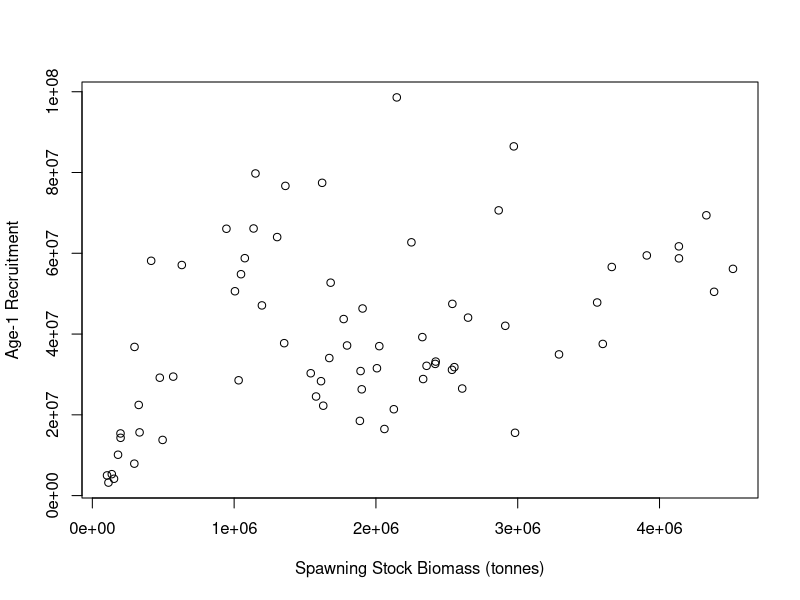
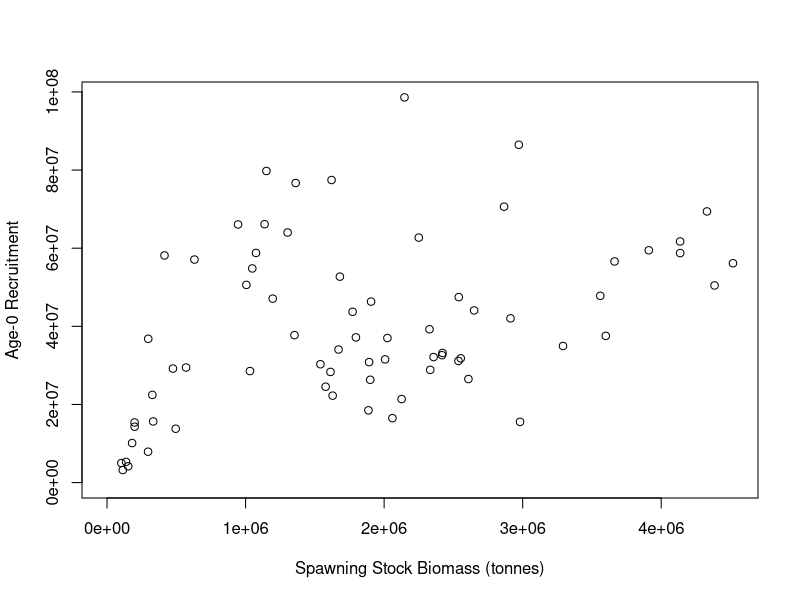
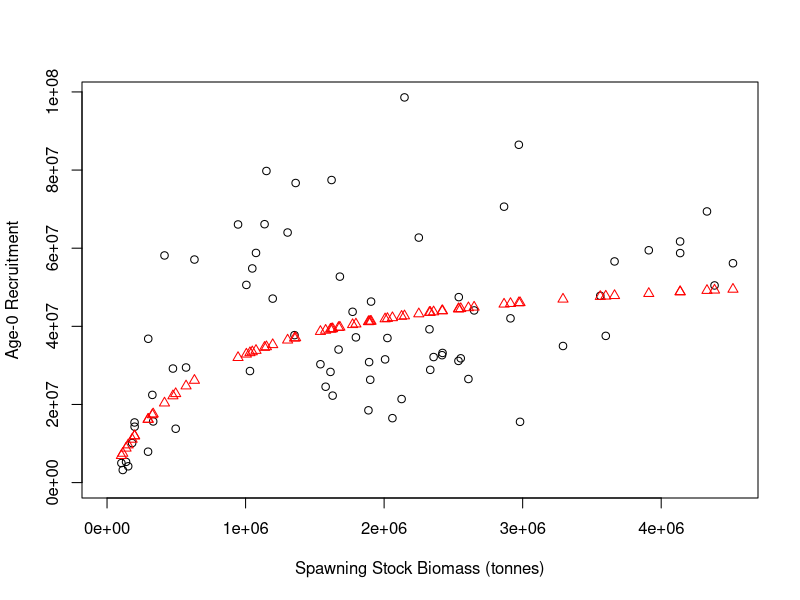
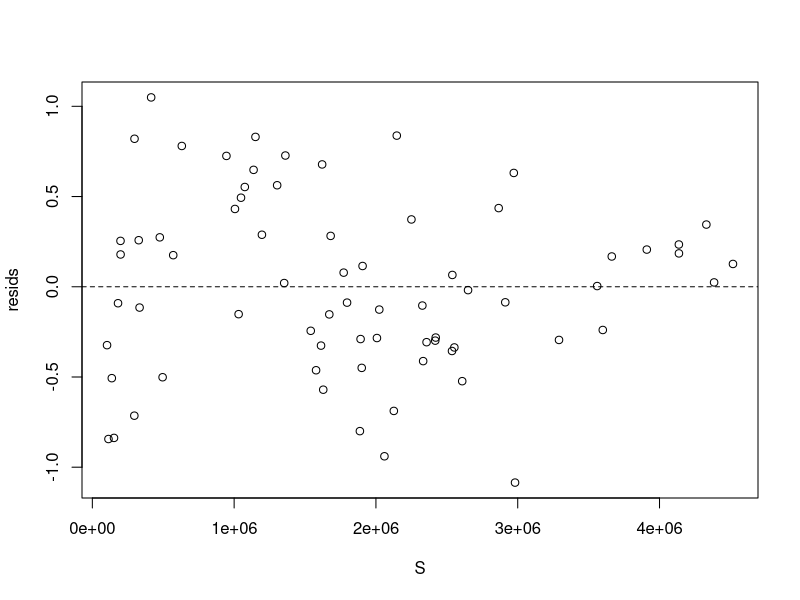
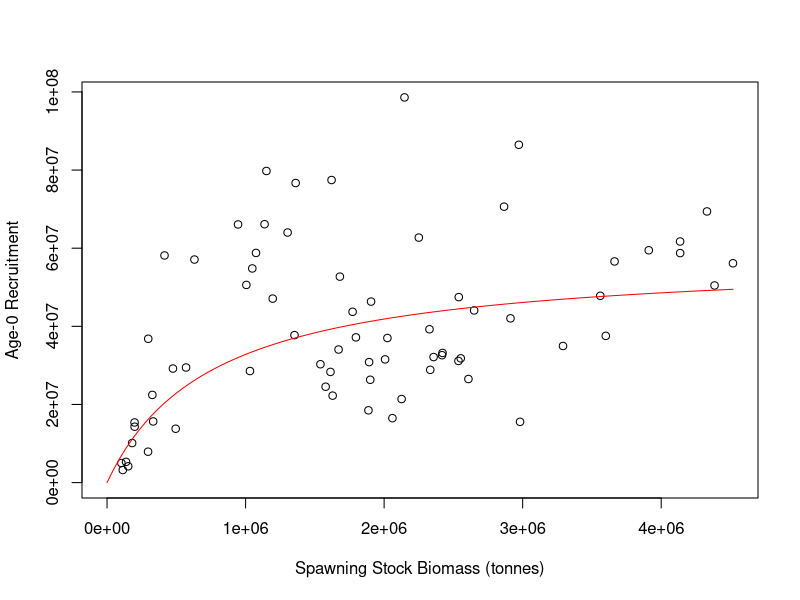
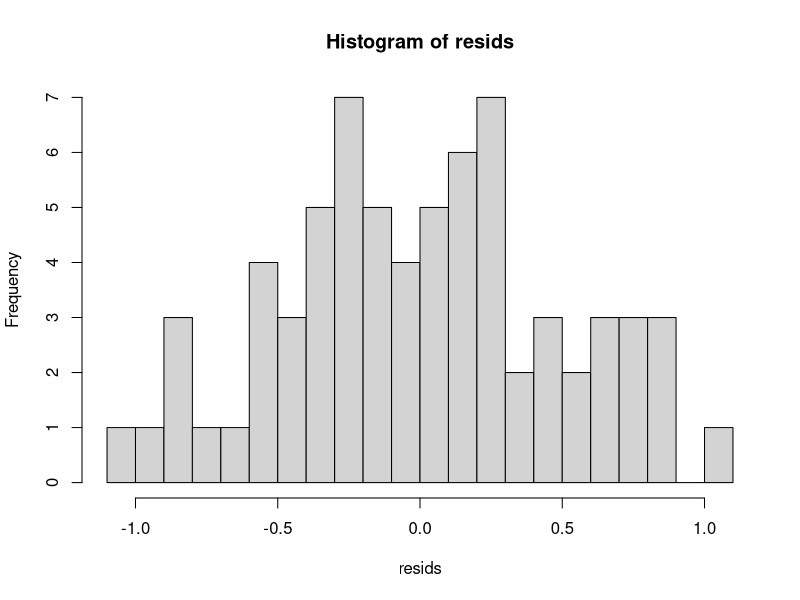
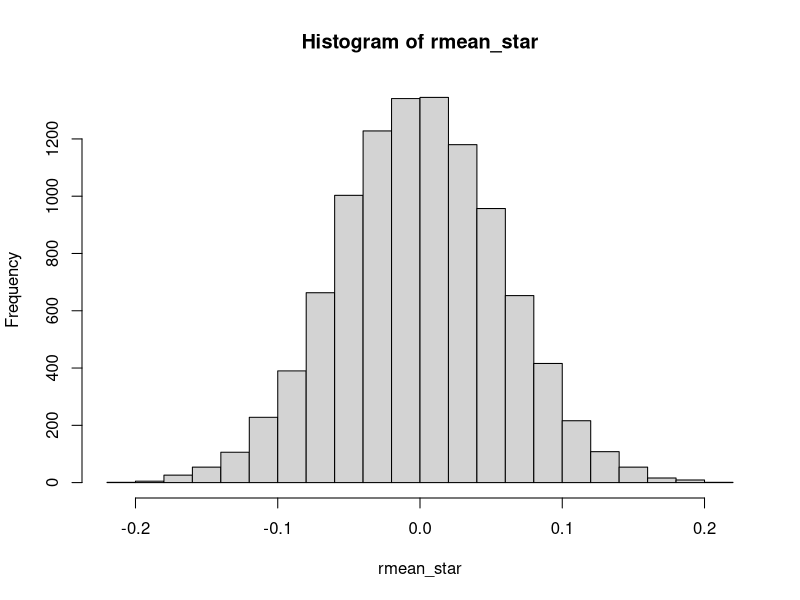
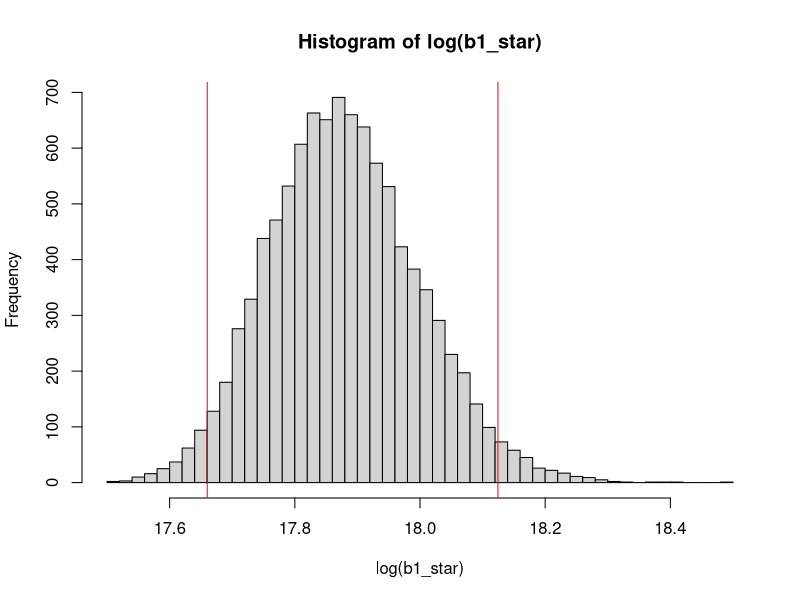

The R source for these figures, in order:
# Fitting Models to Data in R

# Colin Millar, modified from Iago Mosqueira and Ernesto Jardim

# This script shows the steps followed to fit a stock-recruitment model to
# in the file 'north_sea_herring_SR.csv'


#==============================================================================
# Load and explore data
#==============================================================================

# load data from comma-separated file to data.frame
herring <- read.csv(file = 'north_sea_herring_SR.csv', header = TRUE)

# take a look at what we have
head(herring) # this looks at the first 6 rows
str(herring) # this lets us inspect what the columns contain

# lets rename some columns because I am lazy and want the code to be
# readable and easier to type
names(herring)
names(herring) <- c("yc", "ssb", "rec")
head(herring)

# to access the diffrent columns use '$' i.e to see the SSB values:
herring$ssb
# and to see observed recruitment
herring$rec

# initial plot of SSB vs. recruits
plot(rec ~ ssb,
     data = herring, # look in herring for x and y values
     xlab = 'Spawning Stock Biomass (tonnes)',
     ylab = 'Age-1 Recruitment')


# probably better to set x and y limits to start at zero
plot(rec ~ ssb,
     data = herring, # look in herring for x and y values
     xlim = c(0, max(ssb)), # set x limits
     ylim = c(0, max(rec)), # set y limits
     xlab = 'Spawning Stock Biomass (tonnes)',
     ylab = 'Age-0 Recruitment')


###############################################################################
# We are now going to demonstrate the same techniques employed in the spreadsheet
# solution to the assignment
###############################################################################

#==============================================================================
# Beverton and holt recruitmet model R=b1*S/(b2+S)
#==============================================================================


#------------------------------------------------------------------------------
# (1) Calculate predicted R for each year
# Rpred = b1 * S / (b2 + S)
#------------------------------------------------------------------------------

# starting values for b1 and b2
a <- 1
b <- 1

# set up the other variables (i.e. S)
S <- herring$ssb

Rpred <- a * S / (b + S)

#------------------------------------------------------------------------------
# (2) Calculate log residuals, Ln(obs/pred)
#------------------------------------------------------------------------------

# assign observed recruitment
Robs <- herring$rec

resids <- log(Robs / Rpred) # = log(Robs) - log(Rpred)

# note that in R, log is the natural log:
?log # see the help file for the log function
log(exp(1))
log(exp(10))

#------------------------------------------------------------------------------
# (3) Calculate sum of squared residuals
#------------------------------------------------------------------------------

?sum # see the help file for sum
ssq_resids <- sum(resids^2)

#------------------------------------------------------------------------------
# (4) Minimize sum-of-squares with solver by adjusting a and b
#------------------------------------------------------------------------------

# to do this, we need to set up a function that takes
# a and b as input, and returns the sums of squared residuals

# in R a function is a collection of steps: i.e.
add <- function(b1, b2) {
  b1 + b2
}
add(1, 2)
# 3

# the sums of squares function is collection of the previous 3 steps:
ssq <- function(a, b) {
  # 1. Calculate predicted R for each year
  Rpred <- a * S / (b + S)
  # 2. Calculate log residuals, Ln(obs/pred)
  resids <- log(Robs / Rpred)
  # 3. Calculate sum of squared residuals
  ssq_resids <- sum(resids^2)

  # return
  ssq_resids
}

# lets test this out:
ssq(a, b)
ssq(1, 1)
ssq(2, 1)

# now we need to search over lots of values for b1 and b2 to
# find the minimum.
# There are lots of ways to do this, we will first look at the optim function.
# the help file for optim is:
?optim

ssq_optim <- function(par) {
  a <- par[1]
  b <- par[2]

  ssq(a, b)
}

# use c to combine the starting values into a vector
?c
par0 <- c(1, 1)

# lets test the new ssq funciton
ssq_optim(par0)

# lets run it..
opt <- optim(par0, ssq_optim)

opt

# it didn't do so well....  lets try with different starting values:
opt <- optim(c(32000000, 300), ssq_optim)

opt

# better now :)

#------------------------------------------------------------------------------
# (5) Plot observed and predicted R
#------------------------------------------------------------------------------

# get the parameter estimates from the optimisation
a <- opt$par[1]
b <- opt$par[2]

# predict recruitment
Rpred <- a * S / (b + S)

# plot
plot(Robs ~ S,
     xlim = c(0, max(S)), # set x limits
     ylim = c(0, max(Robs)), # set y limits
     xlab = 'Spawning Stock Biomass (tonnes)',
     ylab = 'Age-0 Recruitment')

# add predictions to the plot
points(Rpred ~ S, col = "red", pch = 2)


#------------------------------------------------------------------------------
# (6) Plot residuals
#------------------------------------------------------------------------------

# calculate residuals
resids <- log(Robs / Rpred)

# plot them
plot(resids ~ S)
# add in a reference line
abline(h = 0, lty = 2)





















###############################################################################
# We are now going to demonstrate the same solution, but taking advantage of
# the tools provided by a programming / scripting language
###############################################################################

#==============================================================================
# Beverton and holt recruitmet model R=b1*S/(b2+S)
#==============================================================================

#------------------------------------------------------------------------------
# (1) Calculate predicted R for each year
# Rpred = b1 * S / (b2 + S)
#------------------------------------------------------------------------------

# this time we will write a function to do this called bevholt
#  to be safe we will also pass in S
#  this way we know for sure wha values of S are being used

bevholt <- function(b, S) {
  b[1] * S / (b[2] + S)
}

# compute R at the starting values for b1 and b2
Rpred <- bevholt(c(1, 1), S = herring$ssb)

# lets jump to step 4 ...

#------------------------------------------------------------------------------
# (4) Minimize sum-of-squares with solver by adjusting b1 and b2
#------------------------------------------------------------------------------

# now lets modify the ssq function to accept S and Robs,
# and use the function bevholt

# the sums of squares function is collection of the previous 3 steps:
ssq <- function(b, S, Robs) {
  # 1. Calculate predicted R for each year
  Rpred <- bevholt(b, S)
  # 2. Calculate log residuals, Ln(obs/pred)
  resids <- log(Robs / Rpred)
  # 3. Calculate sum of squared residuals
  ssq_resids <- sum(resids^2)

  # return
  ssq_resids
}

# lets test this out:
ssq(c(a, b), herring$ssb, herring$rec) # what to you notice this time?
ssq(c(1, 1), herring$ssb, herring$rec)
ssq(c(2, 2), herring$ssb, herring$rec)

# now we need to search over lots of values for b1 and b2 to
# find the minimum.

ssq_optim <- function(par, S, Robs) {
  b <- exp(par)

  ssq(b, S, Robs)
}

# use c to combine the starting values into a vector
par0 <- log(c(1, 1))

# lets test the new ssq funciton
ssq_optim(par0, S = herring$ssb, Robs = herring$rec)

# lets run it..
opt <- optim(par0, ssq_optim, S = herring$ssb, Robs = herring$rec)

opt

# the fit is not quite there yet, so lets try better starting values.
# this highlights the presence of multiple 'local' minima
par0 <- c(20, 5)
opt <- optim(par0, ssq_optim, S = herring$ssb, Robs = herring$rec)

opt


#------------------------------------------------------------------------------
# (5) Plot observed and predicted R
#------------------------------------------------------------------------------

# predict recruitment over the full S range
Spred <- seq(0, max(herring$ssb), length.out = 100)
Rpred <- bevholt(exp(opt$par), S = Spred)

# plot
plot(rec ~ ssb,
     data = herring, # pass in data this time
     xlim = c(0, max(S)), # set x limits
     ylim = c(0, max(Robs)), # set y limits
     xlab = 'Spawning Stock Biomass (tonnes)',
     ylab = 'Age-0 Recruitment')

# add predictions to the plot as a line
lines(Rpred ~ Spred, col = "red", pch = 2)















###############################################################################
# The following is to demonstrate a techniques for calculating confidence
# intervals - this is not part of the course and purely for demonstation
# purposes
###############################################################################

# Bootstrapping is so called because it is like you are acheieving something
# from nothing.
#
# but in fact it is taking advantage of the fact that your samle of data
# contains information about how it varies...
#
# this can be seen from the residuals:

# lets run the fit again
fit <- optim(par0, ssq_optim, S = herring$ssb, Robs = herring$rec)

# and calculate the residuals
Rpred <- bevholt(exp(fit$par), herring$ssb)
resids <- log( herring$rec / Rpred)

# and plot a histogram
hist(resids, nclass = 20)

# the mean of the residuals is:
mean(resids)

# but is there not error in this?

# resample from this as if the resuduals are random and reclaculate the mean
r_star <- sample(resids,  replace = TRUE)
mean(r_star)

# do it again
r_star <- sample(resids, replace = TRUE)
mean(r_star)

# do it lots of times!
rmean_star <-
  replicate(10000, {
    r_star <- sample(resids, replace = TRUE)
    mean(r_star)
  })

hist(rmean_star)

#------------------------------------------------------------------------------
# so we are able to access the error inherent in the model fit?
#
# And we can propagate this through to the parameter estimates?
#------------------------------------------------------------------------------

# resample from the residuals as if the resuduals are random and reestimate the
# parameters
r_star <- sample(resids, replace = TRUE)
opt <- optim(par0, ssq_optim, S = herring$ssb, Robs = Rpred + r_star)
opt$par

# do it again
r_star <- sample(resids, replace = TRUE)
opt <- optim(par0, ssq_optim, S = herring$ssb, Robs = Rpred + r_star)
opt$par


# do it lots of times!
par_star <-
  replicate(10000, {
    r_star <- sample(resids, replace = TRUE)
    opt <- optim(par0, ssq_optim, S = herring$ssb, Robs = Rpred * exp(r_star),
                 method = "BFGS")
    opt$par
  })

# separate b1 and b2 bootstrap simulations for ease of inspection
b1_star <- exp(par_star[1,])
b2_star <- exp(par_star[2,])

# plot histograms of simulations
hist(log(b1_star), nclass = 50)
# add confidence intervals
abline(v = quantile(log(b1_star), c(0.025, 0.975)), col = "red")
quantile(b1_star, c(0.025, 0.975))

# what does the 2D bootstrap simulation look like?
plot(log(b1_star), log(b2_star), pch = ".", col = grey(.5, alpha = 0.5))

# a colourful 2d densty plot
image(MASS::kde2d(log(b1_star), log(b2_star), n = 400),
      xlab = "log b1", ylab = "log b2",
      xlim = quantile(log(b1_star), c(0.025, 0.975)),
      ylim = quantile(log(b2_star), c(0.025, 0.975)),
      main = "bootstraped uncertainty in parameter estimates")
# plot the least squares estimate
points(fit$par[1], fit$par[2], pch = 16, col = "blue")



# plot
# predict recruitment over the full S range
Spred <- seq(0, max(herring$ssb), length.out = 100)
Rpred <- apply(par_star, 2, function(x) bevholt(exp(x), S = Spred))

# plot a few curves to see the uncertainty in the relationship
matplot(Spred, Rpred[, sample(1:ncol(Rpred), 100)], type = "l", lty = 1, col = grey(0.5, alpha = 0.5),
        xlim = c(0, max(S)), # set x limits
        ylim = c(0, max(Robs)), # set y limits
        xlab = 'Spawning Stock Biomass (tonnes)',
        ylab = 'Age-0 Recruitment',
        main = "boostraped error in stock recruitment relationship")
# add the data
points(herring$ssb, herring$rec, type = "b", pch = 16, col = "red")
